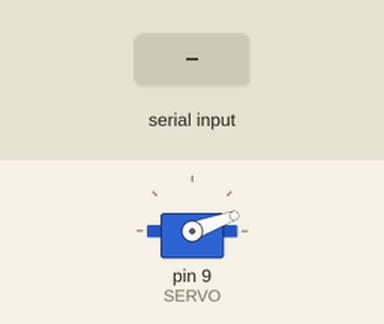
Simulated run of this sketch. Board: Arduino Uno, built with avr-gcc and run on an emulated ATmega328P. On the bench: servo. The test bench sets the inputs (shaded band).

Above: at 1.2 s.
1.3 s: "1" received over Serial
At 2.2 s:
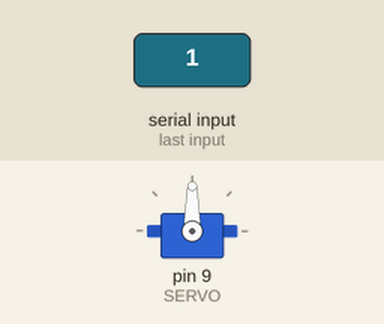
Timing chart, 0 to 4.3 s (numbered marks = the images above; inputs shaded):
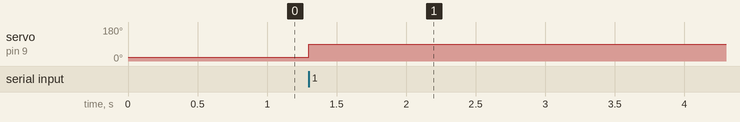

Measured:
- after the input at 1.3 s, servo on pin 9 (SERVO): 20° → 90° at once

The sketch:

servo.ino
```cpp
#include <Servo.h>

Servo servo;
#define SERVO 9

void setup() {
  Serial.begin(9600);
  servo.attach(SERVO);
}

void loop() {
  if(Serial.available()){
    servo.write(90);
    //add the code for the second servo too. Set pin number accordingly
    }
    else{
      servo.write(20);
      }


}
```
